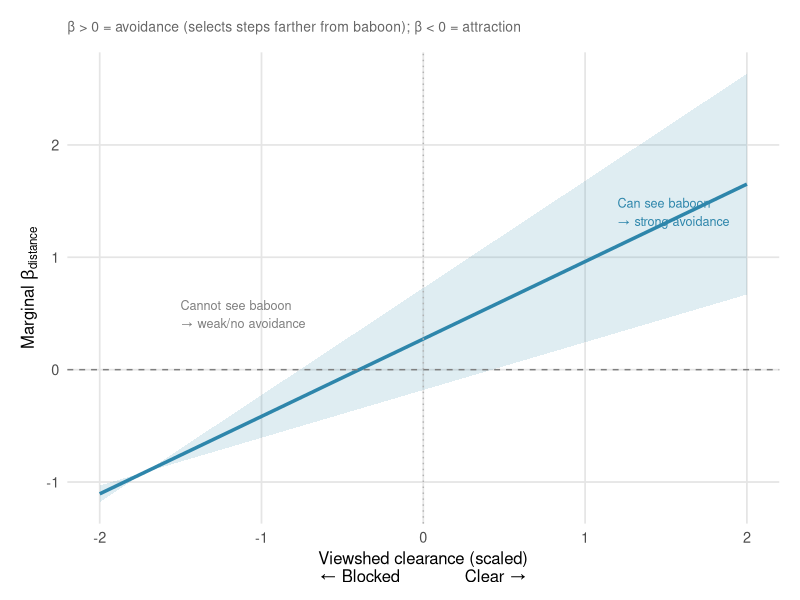
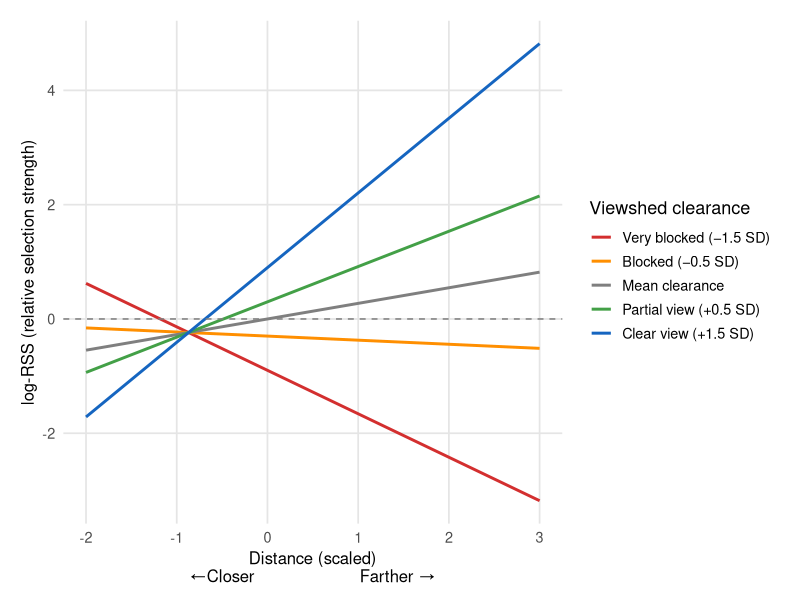
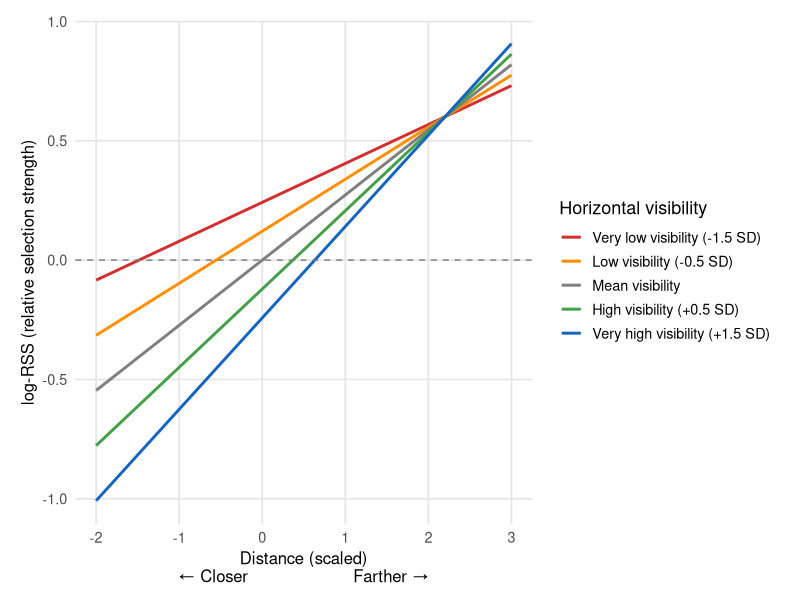
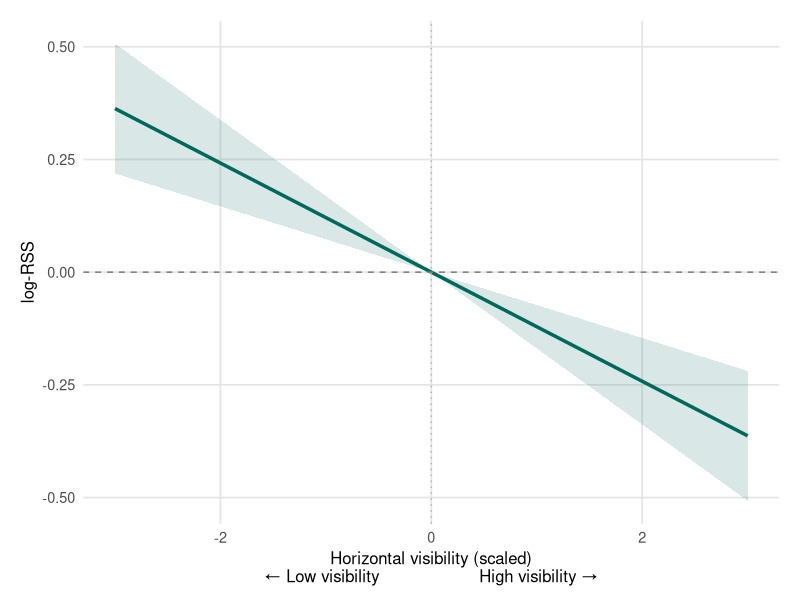
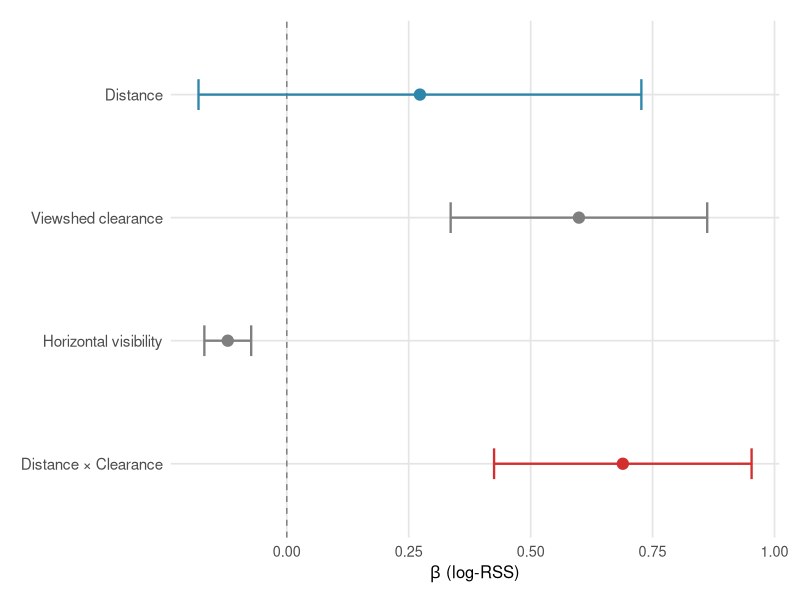

Here is the R script that generated these plots, in order:

library(ggplot2)
library(dplyr)

# --- Model coefficients (from INLA output) -----------------------------------
betas <- list(
  dist          = 0.273,
  clearance     = 0.599,
  vis           =  -0.121,
  dist_x_clear  = 0.689,
  dist_x_vis  = 0.055
)

# 95% CIs
cis <- list(
  dist          = c(-0.181,   0.727),
  clearance     = c( 0.336,   0.862),
  vis           = c(-0.169,  -0.073),
  dist_x_clear  = c(0.425,   0.953),
  dist_x_vis  = c( 0.016,   0.098)
)

# --- Shared theme -------------------------------------------------------------
theme_marginal <- function() {
  theme_minimal(base_size = 13) +
    theme(
      panel.grid.minor = element_blank(),
      panel.grid.major = element_line(colour = "grey90"),
      plot.title = element_text(face = "bold", size = 14, margin = margin(b = 8)),
      plot.subtitle = element_text(colour = "grey40", size = 10, margin = margin(b = 12)),
      axis.title = element_text(size = 12),
      legend.position = "right",
      plot.margin = margin(15, 15, 10, 15)
    )
}


# Interaction — distance effect at different viewshed clearance levels
# Relative selection strength = exp(marginal_effect × dist_scaled)

# Create prediction grid
clearance_levels <- seq(-2, 2, length.out = 200)
dist_levels      <- seq(-2, 3, length.out = 200)

# (a) Marginal β for distance across clearance levels
marginal_dist <- data.frame(
  clearance_sc = clearance_levels,
  beta_dist    = betas$dist + betas$dist_x_clear * clearance_levels,
  beta_lower   = cis$dist[1] + cis$dist_x_clear[1] * clearance_levels,
  beta_upper   = cis$dist[2] + cis$dist_x_clear[2] * clearance_levels
)

p1a <- ggplot(marginal_dist, aes(x = clearance_sc)) +
  geom_ribbon(aes(ymin = beta_lower, ymax = beta_upper), alpha = 0.15, fill = "#2E86AB") +
  geom_line(aes(y = beta_dist), colour = "#2E86AB", linewidth = 1.2) +
  geom_hline(yintercept = 0, linetype = "dashed", colour = "grey50") +
  geom_vline(xintercept = 0, linetype = "dotted", colour = "grey70") +
  labs(
    subtitle = "β > 0 = avoidance (selects steps farther from baboon); β < 0 = attraction",
    x = "Viewshed clearance (scaled)\n← Blocked             Clear →",
    y = expression("Marginal " * beta[distance])
  ) +
  annotate("text", x = -1.5, y = max(marginal_dist$beta_dist) * 0.3,
           label = "Cannot see baboon\n→ weak/no avoidance",
           colour = "grey50", size = 3.2, hjust = 0) +
  annotate("text", x = 1.2, y = max(marginal_dist$beta_dist) * 0.85,
           label = "Can see baboon\n→ strong avoidance",
           colour = "#2E86AB", size = 3.2, hjust = 0) +
  theme_marginal()

# (b) Full RSS surface — relative selection strength across distance × clearance
grid <- expand.grid(
  dist_sc = dist_levels,
  clearance_sc = c(-1.5, -0.5, 0, 0.5, 1.5)
)

grid$clearance_label <- factor(
  grid$clearance_sc,
  levels = c(-1.5, -0.5, 0, 0.5, 1.5),
  labels = c("Very blocked (−1.5 SD)", "Blocked (−0.5 SD)",
             "Mean clearance", "Partial view (+0.5 SD)", "Clear view (+1.5 SD)")
)

# log-RSS = β_dist × dist + β_clear × clearance + β_int × dist × clearance
grid$log_rss <- betas$dist * grid$dist_sc +
  betas$clearance * grid$clearance_sc +
  betas$dist_x_clear * grid$dist_sc * grid$clearance_sc

grid$rss <- exp(grid$log_rss)

p1b <- ggplot(grid, aes(x = dist_sc, y = log_rss, colour = clearance_label)) +
  geom_line(linewidth = 1) +
  geom_hline(yintercept = 0, linetype = "dashed", colour = "grey50") +
  scale_colour_manual(
    values = c("#D32F2F", "#FF8F00", "grey50", "#43A047", "#1565C0"),
    name = "Viewshed clearance"
  ) +
  labs(x = "Distance (scaled)\n←Closer                     Farther →",
       y = "log-RSS (relative selection strength)"
  ) +
  theme_marginal() +
  theme(legend.position = "right")
p1a
p1b





#Marginal effect of horizontal visibility

vis_bins <- c(-2, -1, 0, 1, 2)
dist_levels <- seq(-2, 3, length.out = 200)

grid_vis <- expand.grid(
  dist_sc = dist_levels,
  vis_sc = vis_bins
)

grid_vis$vis_label <- factor(
  grid_vis$vis_sc,
  levels = vis_bins,
  labels = c("Very low visibility (-1.5 SD)", "Low visibility (-0.5 SD)",
             "Mean visibility", "High visibility (+0.5 SD)", "Very high visibility (+1.5 SD)")
)

grid_vis$log_rss <- betas$dist * grid_vis$dist_sc +
  betas$vis * grid_vis$vis_sc +
  betas$dist_x_vis * grid_vis$dist_sc * grid_vis$vis_sc

p_vis <- ggplot(grid_vis, aes(x = dist_sc, y = log_rss, colour = vis_label)) +
  geom_line(linewidth = 1) +
  geom_hline(yintercept = 0, linetype = "dashed", colour = "grey50") +
  scale_colour_manual(
    values = c("#D32F2F", "#FF8F00", "grey50", "#43A047", "#1565C0"),
    name = "Horizontal visibility"
  ) +
  labs(
    x = "Distance (scaled)\n\u2190 Closer                     Farther \u2192",
    y = "log-RSS (relative selection strength)"
  ) +
  theme_marginal() +
  theme(legend.position = "right")

p_vis
vis_levels <- seq(-3, 3, length.out = 200)

vis_df <- data.frame(
  vis_sc  = vis_levels,
  log_rss = betas$vis * vis_levels,
  lower   = cis$vis[1] * vis_levels,
  upper   = cis$vis[2] * vis_levels
)

vis_df$ci_low  <- pmin(vis_df$lower, vis_df$upper)
vis_df$ci_high <- pmax(vis_df$lower, vis_df$upper)

p3 <- ggplot(vis_df, aes(x = vis_sc)) +
  geom_ribbon(aes(ymin = ci_low, ymax = ci_high), alpha = 0.15, fill = "#00695C") +
  geom_line(aes(y = log_rss), colour = "#00695C", linewidth = 1.2) +
  geom_hline(yintercept = 0, linetype = "dashed", colour = "grey50") +
  geom_vline(xintercept = 0, linetype = "dotted", colour = "grey70") +
  labs(
    x = "Horizontal visibility (scaled)\n← Low visibility                    High visibility →",
    y = "log-RSS"
  ) +
  theme_marginal()

p3

# Coefficient summary (forest plot)

coef_df <- data.frame(
  param = c("Distance", "Viewshed clearance", "Horizontal visibility",
            "Distance × Clearance"),
  beta  = c(betas$dist, betas$clearance,
            betas$vis, betas$dist_x_clear),
  lower = c(cis$dist[1], cis$clearance[1],
            cis$vis[1], cis$dist_x_clear[1]),
  upper = c(cis$dist[2], cis$clearance[2],
            cis$vis[2], cis$dist_x_clear[2])
)

coef_df$param <- factor(coef_df$param, levels = rev(coef_df$param))
coef_df$type <- c("Distance", "Viewshed",  "Habitat Visibility", "Interaction")

p4 <- ggplot(coef_df, aes(x = beta, y = param, colour = type)) +
  geom_vline(xintercept = 0, linetype = "dashed", colour = "grey50") +
  geom_errorbarh(aes(xmin = lower, xmax = upper), height = 0.25, linewidth = 0.8) +
  geom_point(size = 3.5) +
  scale_colour_manual(
    values = c(Distance = "#2E86AB", Visual = "#43A047",
               Auditory = "#7B1FA2", Habitat = "#00695C",
               Interaction = "#D32F2F"),
    guide = "none"
  ) +
  labs(
    x = expression(beta * " (log-RSS)"),
    y = NULL
  ) +
  theme_marginal() +
  theme(axis.text.y = element_text(size = 11))
p4
